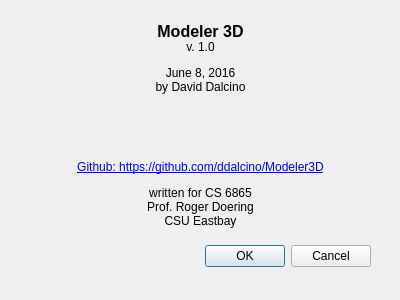
<?xml version="1.0" encoding="UTF-8"?>
<ui version="4.0">
 <class>AboutDialog</class>
 <widget class="QDialog" name="AboutDialog">
  <property name="geometry">
   <rect>
    <x>0</x>
    <y>0</y>
    <width>400</width>
    <height>300</height>
   </rect>
  </property>
  <property name="windowTitle">
   <string>About</string>
  </property>
  <widget class="QDialogButtonBox" name="buttonBox">
   <property name="geometry">
    <rect>
     <x>30</x>
     <y>240</y>
     <width>341</width>
     <height>32</height>
    </rect>
   </property>
   <property name="orientation">
    <enum>Qt::Horizontal</enum>
   </property>
   <property name="standardButtons">
    <set>QDialogButtonBox::Cancel|QDialogButtonBox::Ok</set>
   </property>
  </widget>
  <widget class="QLabel" name="label">
   <property name="geometry">
    <rect>
     <x>20</x>
     <y>20</y>
     <width>361</width>
     <height>211</height>
    </rect>
   </property>
   <property name="text">
    <string>&lt;html&gt;&lt;head/&gt;&lt;body&gt;&lt;p&gt;&lt;span style=&quot; font-size:12pt; font-weight:600;&quot;&gt;Modeler 3D&lt;/span&gt;&lt;br/&gt;v. 1.0&lt;/p&gt;&lt;p&gt;June 8, 2016&lt;br/&gt;by David Dalcino&lt;/p&gt;&lt;br/&gt;&lt;br/&gt;&lt;p&gt;&lt;a href=&quot;https://github.com/ddalcino/Modeler3D&quot;&gt;Github: https://github.com/ddalcino/Modeler3D&lt;/a&gt;&lt;/p&gt;&lt;p&gt;written for CS 6865&lt;br/&gt;Prof. Roger Doering&lt;br/&gt;CSU Eastbay&lt;/p&gt;&lt;/body&gt;&lt;/html&gt;</string>
   </property>
   <property name="alignment">
    <set>Qt::AlignCenter</set>
   </property>
  </widget>
 </widget>
 <resources/>
 <connections>
  <connection>
   <sender>buttonBox</sender>
   <signal>accepted()</signal>
   <receiver>AboutDialog</receiver>
   <slot>accept()</slot>
   <hints>
    <hint type="sourcelabel">
     <x>248</x>
     <y>254</y>
    </hint>
    <hint type="destinationlabel">
     <x>157</x>
     <y>274</y>
    </hint>
   </hints>
  </connection>
  <connection>
   <sender>buttonBox</sender>
   <signal>rejected()</signal>
   <receiver>AboutDialog</receiver>
   <slot>reject()</slot>
   <hints>
    <hint type="sourcelabel">
     <x>316</x>
     <y>260</y>
    </hint>
    <hint type="destinationlabel">
     <x>286</x>
     <y>274</y>
    </hint>
   </hints>
  </connection>
 </connections>
</ui>
